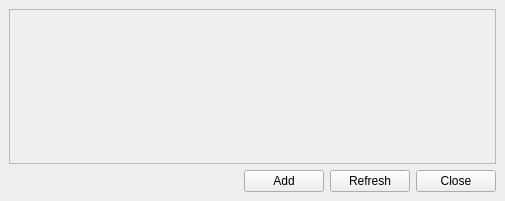
<?xml version="1.0" encoding="UTF-8"?>
<ui version="4.0">
 <class>MainWindow</class>
 <widget class="QMainWindow" name="MainWindow">
  <property name="geometry">
   <rect>
    <x>0</x>
    <y>0</y>
    <width>505</width>
    <height>201</height>
   </rect>
  </property>
  <property name="windowTitle">
   <string>Add Material IDs</string>
  </property>
  <widget class="QWidget" name="centralwidget">
   <layout class="QVBoxLayout" name="verticalLayout">
    <item>
     <widget class="QScrollArea" name="scrollArea">
      <property name="widgetResizable">
       <bool>true</bool>
      </property>
      <widget class="QWidget" name="scrollAreaWidgetContents">
       <property name="geometry">
        <rect>
         <x>0</x>
         <y>0</y>
         <width>483</width>
         <height>147</height>
        </rect>
       </property>
       <layout class="QVBoxLayout" name="layout_6">
        <item>
         <layout class="QVBoxLayout" name="itemsLayout"/>
        </item>
        <item>
         <layout class="QVBoxLayout" name="verticalLayout_3">
          <item>
           <spacer name="verticalSpacer">
            <property name="orientation">
             <enum>Qt::Vertical</enum>
            </property>
            <property name="sizeHint" stdset="0">
             <size>
              <width>20</width>
              <height>40</height>
             </size>
            </property>
           </spacer>
          </item>
         </layout>
        </item>
       </layout>
      </widget>
     </widget>
    </item>
    <item>
     <layout class="QHBoxLayout" name="horizontalLayout">
      <item>
       <spacer name="horizontalSpacer">
        <property name="orientation">
         <enum>Qt::Horizontal</enum>
        </property>
        <property name="sizeHint" stdset="0">
         <size>
          <width>40</width>
          <height>20</height>
         </size>
        </property>
       </spacer>
      </item>
      <item>
       <widget class="QPushButton" name="addButton">
        <property name="text">
         <string>Add</string>
        </property>
       </widget>
      </item>
      <item>
       <widget class="QPushButton" name="refreshButton">
        <property name="text">
         <string>Refresh</string>
        </property>
       </widget>
      </item>
      <item>
       <widget class="QPushButton" name="pushButton_2">
        <property name="text">
         <string>Close</string>
        </property>
       </widget>
      </item>
     </layout>
    </item>
   </layout>
  </widget>
 </widget>
 <resources/>
 <connections>
  <connection>
   <sender>pushButton_2</sender>
   <signal>clicked()</signal>
   <receiver>MainWindow</receiver>
   <slot>close()</slot>
   <hints>
    <hint type="sourcelabel">
     <x>444</x>
     <y>179</y>
    </hint>
    <hint type="destinationlabel">
     <x>160</x>
     <y>188</y>
    </hint>
   </hints>
  </connection>
 </connections>
</ui>
